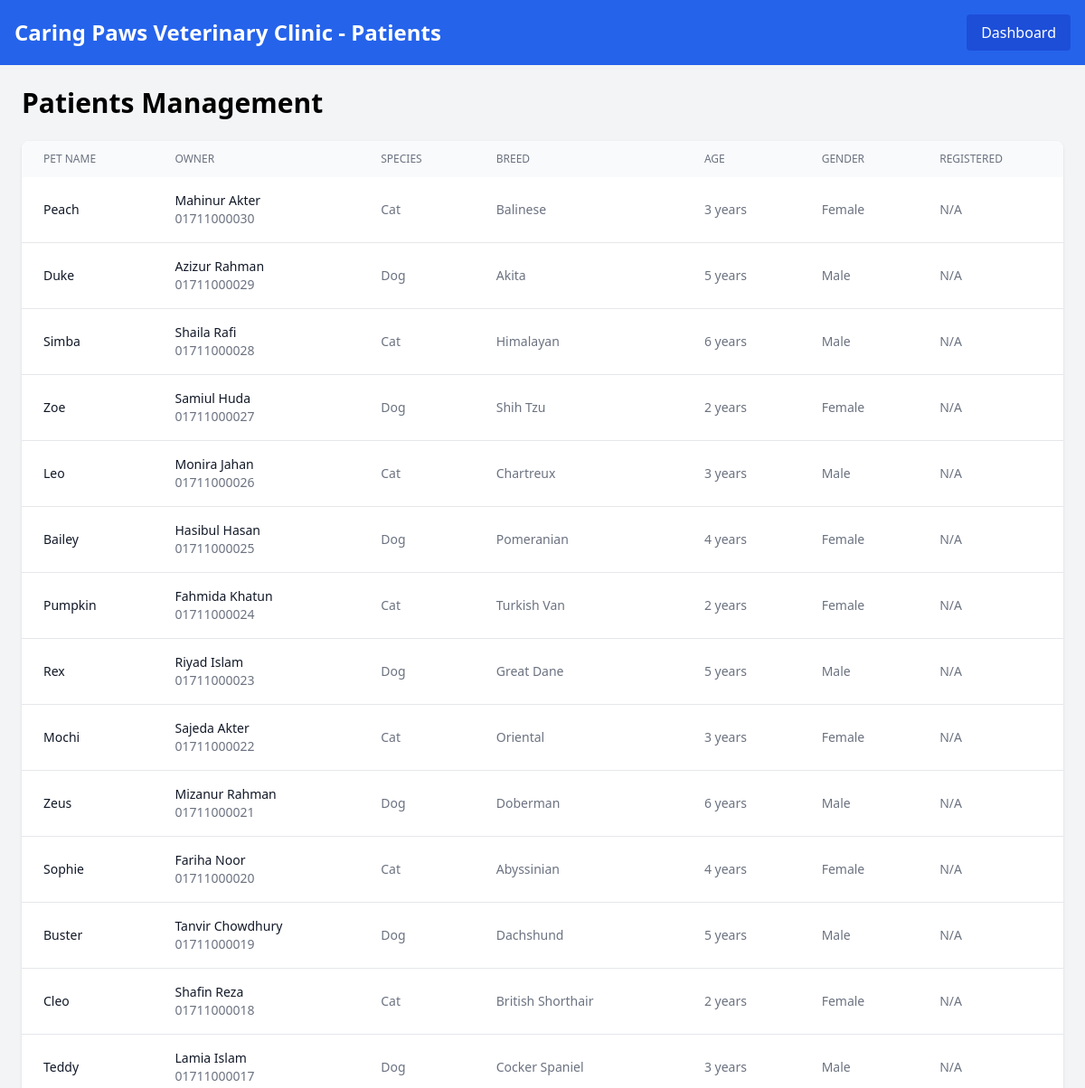
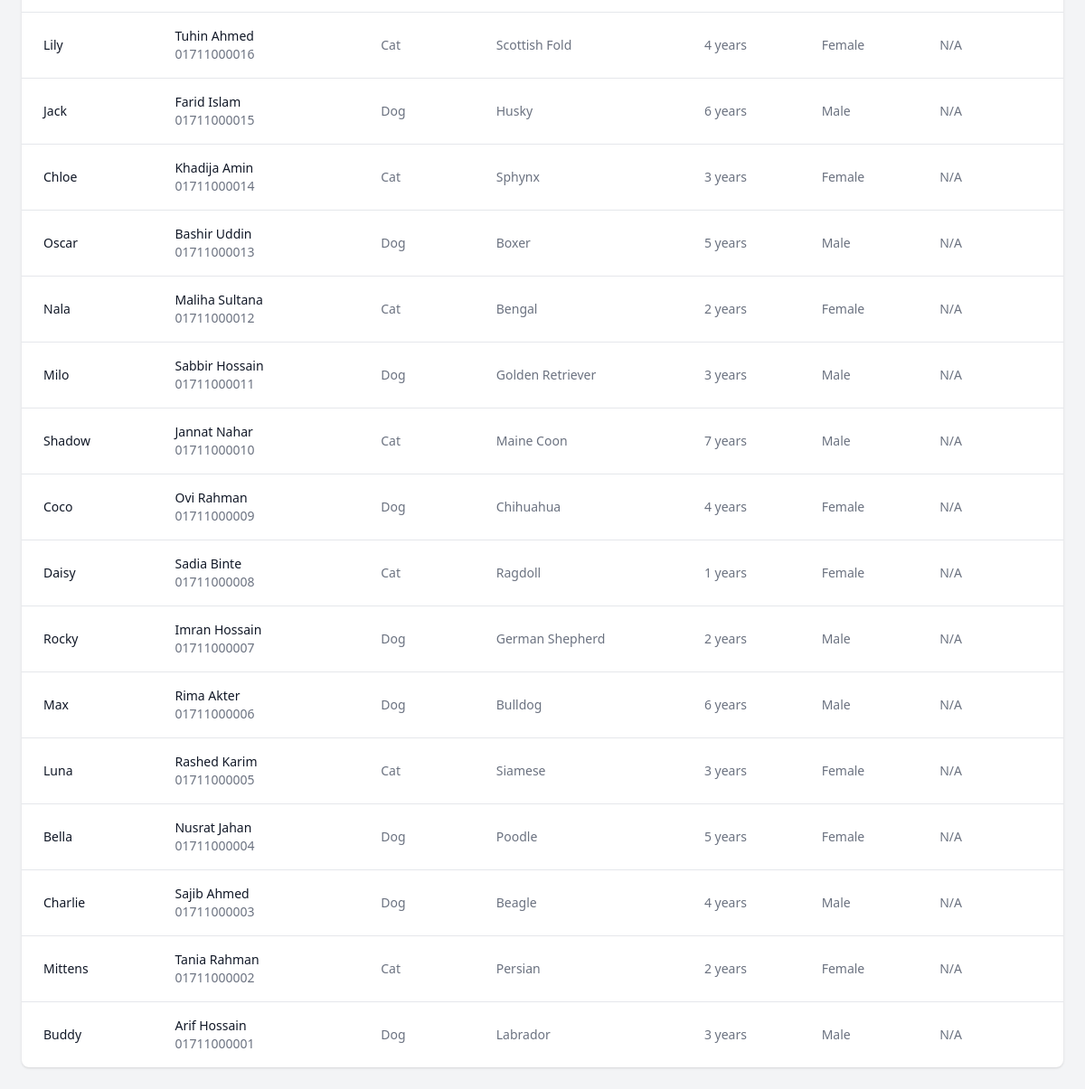
Page /admin/patients.php (signed in) on the committed database (2 pictures, top to bottom).
### tables this page shows
CREATE TABLE `patients` (
  `patient_id` int(11) NOT NULL,
  `owner_id` int(11) DEFAULT NULL,
  `animal_name` varchar(100) DEFAULT NULL,
  `species` varchar(50) DEFAULT NULL,
  `breed` varchar(100) DEFAULT NULL,
  `age` int(11) DEFAULT NULL,
  `gender` enum('Male','Female') DEFAULT NULL
);

CREATE TABLE `users` (
  `user_id` int(11) NOT NULL,
  `name` varchar(100) DEFAULT NULL,
  `email` varchar(100) DEFAULT NULL,
  `phone` varchar(20) DEFAULT NULL,
  `password` varchar(255) DEFAULT NULL,
  `address` text DEFAULT NULL
);

### admin/patients.php (the view, shortened to what this page needs)
<?php
$clinic_name = "Caring Paws Veterinary Clinic";
require_once '../config.php';
$patients = [];
try {
    $result = $pdo->query("DESCRIBE patients");
    $patient_columns = $result->fetchAll(PDO::FETCH_COLUMN);
    $order_by = in_array('created_at', $patient_columns) ? 'p.created_at DESC' : 'p.patient_id DESC';
    $stmt = $pdo->prepare("
        SELECT p.*, u.name as owner_name, u.email as owner_email, u.phone as owner_phone
        FROM patients p
        JOIN users u ON p.owner_id = u.user_id
        ORDER BY $order_by
    ");
    $stmt->execute();
    $patients = $stmt->fetchAll(PDO::FETCH_ASSOC);
} catch(PDOException $e) {
    $error_message = "Failed to load patients: " . $e->getMessage();
}
?>
<!DOCTYPE html>
<html lang="en">
<head>
    <script src="https://cdn.tailwindcss.com"></script>
</head>
<body class="bg-gray-100">
    <header class="bg-blue-600 text-white p-4">
        <div class="max-w-7xl mx-auto flex justify-between items-center">
            <h1 class="text-2xl font-bold"><?php echo $clinic_name; ?> - Patients</h1>
            <a href="dashboard.php" class="bg-blue-700 px-4 py-2 rounded">Dashboard</a>
        </div>
    </header>
    <div class="max-w-7xl mx-auto p-6">
        <h2 class="text-3xl font-bold mb-6">Patients Management</h2>
        <?php if (!empty($patients)): ?>
            <div class="bg-white rounded-lg shadow overflow-hidden">
                <table class="min-w-full">
                    <thead class="bg-gray-50">
                        <tr>
                            <th class="px-6 py-3 text-left text-xs font-medium text-gray-500 uppercase">Pet Name</th>
                            <th class="px-6 py-3 text-left text-xs font-medium text-gray-500 uppercase">Owner</th>
                            <th class="px-6 py-3 text-left text-xs font-medium text-gray-500 uppercase">Species</th>
                            <th class="px-6 py-3 text-left text-xs font-medium text-gray-500 uppercase">Breed</th>
                            <th class="px-6 py-3 text-left text-xs font-medium text-gray-500 uppercase">Age</th>
                            <th class="px-6 py-3 text-left text-xs font-medium text-gray-500 uppercase">Gender</th>
                            <th class="px-6 py-3 text-left text-xs font-medium text-gray-500 uppercase">Registered</th>
                        </tr>
                    </thead>
                    <tbody class="divide-y divide-gray-200">
                        <?php foreach($patients as $patient): ?>
                        <tr class="hover:bg-gray-50">
                            <td class="px-6 py-4 whitespace-nowrap text-sm font-medium text-gray-900">
                                <?php echo htmlspecialchars($patient['animal_name'] ?? 'Unknown'); ?>
                            </td>
                            <td class="px-6 py-4 whitespace-nowrap">
                                <div class="text-sm font-medium text-gray-900"><?php echo htmlspecialchars($patient['owner_name'] ?? 'Unknown'); ?></div>
                                <div class="text-sm text-gray-500"><?php echo htmlspecialchars($patient['owner_phone'] ?? 'N/A'); ?></div>
                            </td>
                            <td class="px-6 py-4 whitespace-nowrap text-sm text-gray-500">
                                <?php echo htmlspecialchars($patient['species'] ?? 'Unknown'); ?>
                            </td>
                            <td class="px-6 py-4 whitespace-nowrap text-sm text-gray-500">
                                <?php echo htmlspecialchars($patient['breed'] ?? 'Unknown'); ?>
                            </td>
                            <td class="px-6 py-4 whitespace-nowrap text-sm text-gray-500">
                                <?php echo htmlspecialchars($patient['age'] ?? 'N/A'); ?> years
                            </td>
                            <td class="px-6 py-4 whitespace-nowrap text-sm text-gray-500">
                                <?php echo htmlspecialchars($patient['gender'] ?? 'N/A'); ?>
                            </td>
                            <td class="px-6 py-4 whitespace-nowrap text-sm text-gray-500">
                                <?php echo isset($patient['created_at']) ? date('M j, Y', strtotime($patient['created_at'])) : 'N/A'; ?>
                            </td>
                        </tr>
                        <?php endforeach; ?>
                    </tbody>
                </table>
            </div>
        <?php else: ?>
            <div class="text-center py-12">
                <p class="text-gray-500">No patients found.</p>
            </div>
        <?php endif; ?>
    </div>
</body>
</html>

### rows in the picture
patients: animal_name "Peach", owner.name "Mahinur Akter", owner.phone "01711000030", species "Cat", breed "Balinese", age "3", gender "Female"
patients: animal_name "Duke", owner.name "Azizur Rahman", owner.phone "01711000029", species "Dog", breed "Akita", age "5", gender "Male"
patients: animal_name "Simba", owner.name "Shaila Rafi", owner.phone "01711000028", species "Cat", breed "Himalayan", age "6", gender "Male"
patients: animal_name "Zoe", owner.name "Samiul Huda", owner.phone "01711000027", species "Dog", breed "Shih Tzu", age "2", gender "Female"
patients: animal_name "Leo", owner.name "Monira Jahan", owner.phone "01711000026", species "Cat", breed "Chartreux", age "3", gender "Male"
patients: animal_name "Bailey", owner.name "Hasibul Hasan", owner.phone "01711000025", species "Dog", breed "Pomeranian", age "4", gender "Female"
patients: animal_name "Pumpkin", owner.name "Fahmida Khatun", owner.phone "01711000024", species "Cat", breed "Turkish Van", age "2", gender "Female"
patients: animal_name "Rex", owner.name "Riyad Islam", owner.phone "01711000023", species "Dog", breed "Great Dane", age "5", gender "Male"
patients: animal_name "Mochi", owner.name "Sajeda Akter", owner.phone "01711000022", species "Cat", breed "Oriental", age "3", gender "Female"
patients: animal_name "Zeus", owner.name "Mizanur Rahman", owner.phone "01711000021", species "Dog", breed "Doberman", age "6", gender "Male"
patients: animal_name "Sophie", owner.name "Fariha Noor", owner.phone "01711000020", species "Cat", breed "Abyssinian", age "4", gender "Female"
patients: animal_name "Buster", owner.name "Tanvir Chowdhury", owner.phone "01711000019", species "Dog", breed "Dachshund", age "5", gender "Male"
patients: animal_name "Cleo", owner.name "Shafin Reza", owner.phone "01711000018", species "Cat", breed "British Shorthair", age "2", gender "Female"
patients: animal_name "Teddy", owner.name "Lamia Islam", owner.phone "01711000017", species "Dog", breed "Cocker Spaniel", age "3", gender "Male"
patients: animal_name "Lily", owner.name "Tuhin Ahmed", owner.phone "01711000016", species "Cat", breed "Scottish Fold", age "4", gender "Female"
patients: animal_name "Jack", owner.name "Farid Islam", owner.phone "01711000015", species "Dog", breed "Husky", age "6", gender "Male"
patients: animal_name "Chloe", owner.name "Khadija Amin", owner.phone "01711000014", species "Cat", breed "Sphynx", age "3", gender "Female"
patients: animal_name "Oscar", owner.name "Bashir Uddin", owner.phone "01711000013", species "Dog", breed "Boxer", age "5", gender "Male"
patients: animal_name "Nala", owner.name "Maliha Sultana", owner.phone "01711000012", species "Cat", breed "Bengal", age "2", gender "Female"
patients: animal_name "Milo", owner.name "Sabbir Hossain", owner.phone "01711000011", species "Dog", breed "Golden Retriever", age "3", gender "Male"
patients: animal_name "Shadow", owner.name "Jannat Nahar", owner.phone "01711000010", species "Cat", breed "Maine Coon", age "7", gender "Male"
patients: animal_name "Coco", owner.name "Ovi Rahman", owner.phone "01711000009", species "Dog", breed "Chihuahua", age "4", gender "Female"
patients: animal_name "Daisy", owner.name "Sadia Binte", owner.phone "01711000008", species "Cat", breed "Ragdoll", age "1", gender "Female"
patients: animal_name "Rocky", owner.name "Imran Hossain", owner.phone "01711000007", species "Dog", breed "German Shepherd", age "2", gender "Male"
patients: animal_name "Max", owner.name "Rima Akter", owner.phone "01711000006", species "Dog", breed "Bulldog", age "6", gender "Male"
patients: animal_name "Luna", owner.name "Rashed Karim", owner.phone "01711000005", species "Cat", breed "Siamese", age "3", gender "Female"
patients: animal_name "Bella", owner.name "Nusrat Jahan", owner.phone "01711000004", species "Dog", breed "Poodle", age "5", gender "Female"
patients: animal_name "Charlie", owner.name "Sajib Ahmed", owner.phone "01711000003", species "Dog", breed "Beagle", age "4", gender "Male"
patients: animal_name "Mittens", owner.name "Tania Rahman", owner.phone "01711000002", species "Cat", breed "Persian", age "2", gender "Female"
patients: animal_name "Buddy", owner.name "Arif Hossain", owner.phone "01711000001", species "Dog", breed "Labrador", age "3", gender "Male"

### other values in the picture
$clinic_name "Caring Paws Veterinary Clinic"
